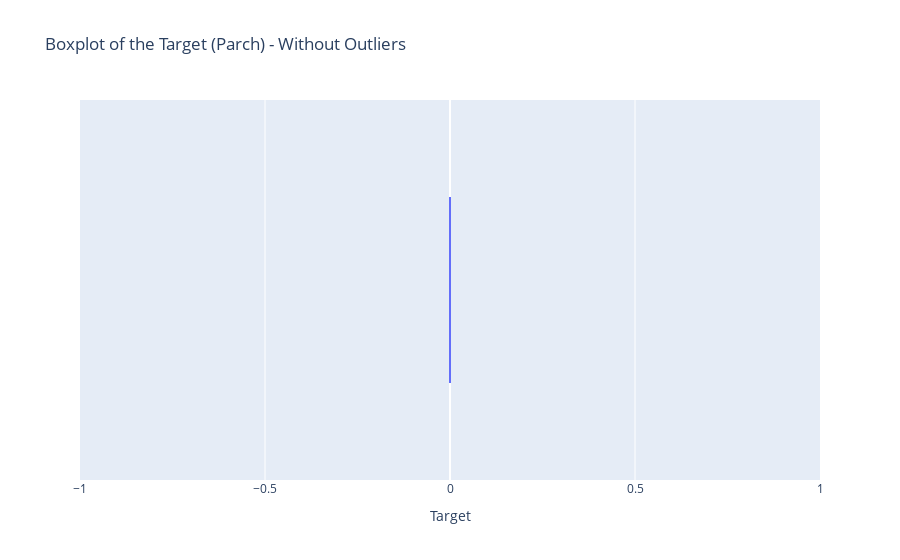

Notebook cell for this chart:
### Markdown cell above
#### Create a mask to filter out the outliers for 'Parch'

### Code cell
mask_Parch = df['Parch'] == 0

print(df[mask_Parch].head())
print(df[mask_Parch].info())

fig = px.box(
    data_frame=df[mask_Parch], 
    x='Parch', 
    orientation='h',
    title='Boxplot of the Target (Parch) - Without Outliers')

fig.update_layout(xaxis_title='Target')
fig.show()

### Figure 1 — Plotly figure (JSON) as saved in the notebook; plotly's stock layout.template omitted (floating-point values rounded to 4 significant figures; data arrays with more than 128 entries replaced by an {"elided": "..."} marker saying what was removed)
{"data": [{"alignmentgroup": "True", "hovertemplate": "Parch=%{x}<extra></extra>", "legendgroup": "", "marker": {"color": "#636efa"}, "name": "", "notched": false, "offsetgroup": "", "orientation": "h", "showlegend": false, "type": "box", "x": {"elided": "678 int values"}, "x0": " ", "xaxis": "x", "y0": " ", "yaxis": "y"}], "layout": {"boxmode": "group", "legend": {"tracegroupgap": 0}, "title": {"text": "Boxplot of the Target (Parch) - Without Outliers"}, "xaxis": {"anchor": "y", "domain": [0, 1], "title": {"text": "Target"}}, "yaxis": {"anchor": "x", "domain": [0, 1]}}}
